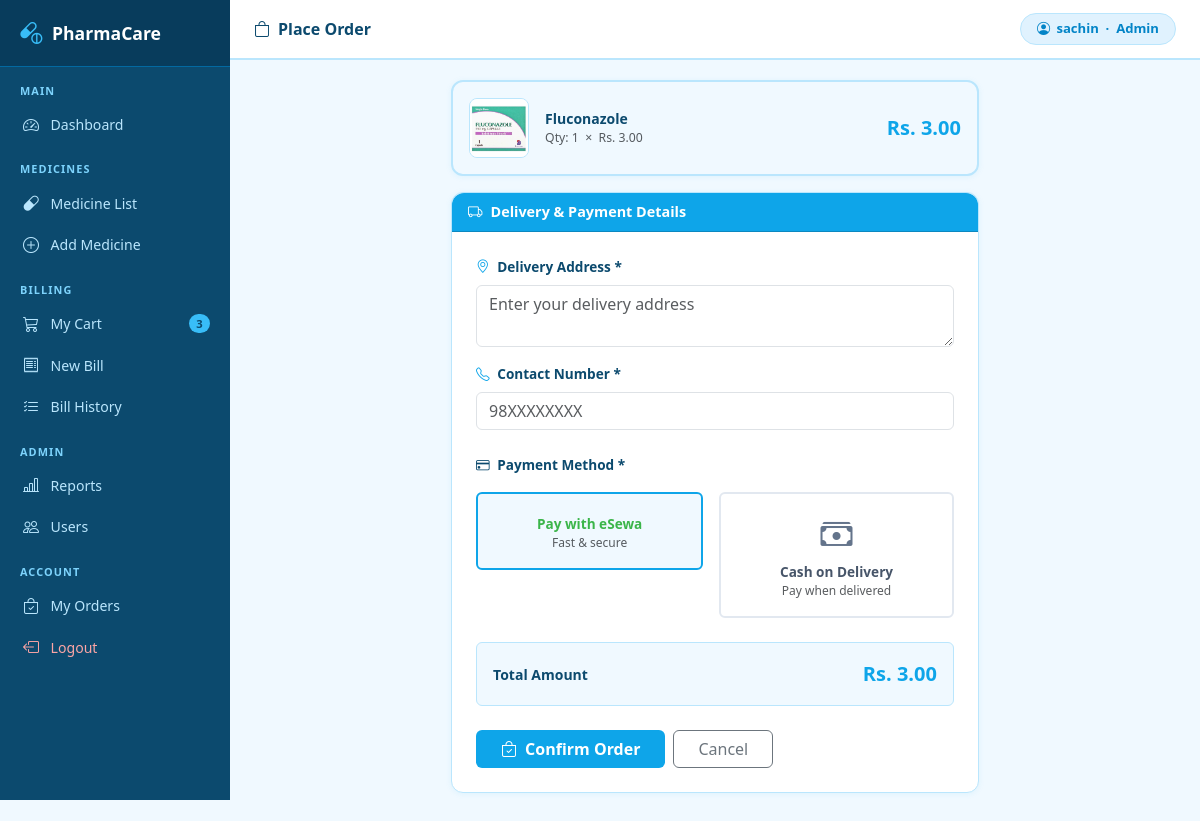
/cart/order/6/ (signed in), run on the app's committed database.
### pharmacy/models.py (models this page shows, shortened)
class User(AbstractUser):
    ROLE_CHOICES = [('admin','Admin'),('pharmacist','Pharmacist')]
    role = models.CharField(max_length=20, choices=ROLE_CHOICES, default='pharmacist')
    class Meta:
        app_label = 'pharmacy'

class CartItem(models.Model):
    user     = models.ForeignKey(User, on_delete=models.CASCADE)
    medicine = models.ForeignKey(Medicine, on_delete=models.CASCADE)
    quantity = models.PositiveIntegerField(default=1)
    added_at = models.DateTimeField(auto_now_add=True)
    class Meta:
        app_label       = 'pharmacy'
        unique_together = ('user', 'medicine')
    @property
    def subtotal(self):
        return self.medicine.price * self.quantity

class Medicine(models.Model):
    name                = models.CharField(max_length=200)
    category            = models.ForeignKey(Category, on_delete=models.SET_NULL,
                                             null=True, blank=True)
    price               = models.DecimalField(max_digits=10, decimal_places=2)
    stock_quantity      = models.PositiveIntegerField(default=0)
    expiry_date         = models.DateField()
    manufacturer        = models.DateField()
    description = models.TextField(blank=True, null=True)
    low_stock_threshold = models.PositiveIntegerField(default=10)
    image               = models.ImageField(upload_to='medicines/', blank=True, null=True)
    created_at          = models.DateTimeField(auto_now_add=True)
    updated_at          = models.DateTimeField(auto_now=True)
    class Meta:
        app_label = 'pharmacy'

### pharmacy/views.py (the view)
# urls.py: path('cart/order/<int:pk>/',views.order_now,name='order_now'),
@login_required
def order_now(request, pk):
    cart_item = get_object_or_404(CartItem, pk=pk, user=request.user)
    if request.method == 'POST':
        form = OrderForm(request.POST)
        if form.is_valid():
            data = form.cleaned_data
            order = PharmacyOrder.objects.create(
                user           = request.user,
                medicine       = cart_item.medicine,
                cart_item      = cart_item,
                quantity       = cart_item.quantity,
                total_price    = cart_item.subtotal,
                address        = data['address'],
                contact_no     = data['contact_no'],
                payment_method = data['payment_method'],
            )
            if order.payment_method == 'esewa':
                esewa_url = reverse('esewa_form')
                return redirect(f'{esewa_url}?o_id={order.id}&c_id={cart_item.id}')
            cart_item.medicine.stock_quantity -= cart_item.quantity
            cart_item.medicine.save()
            order.payment_status = 'unpaid'
            order.save()
            cart_item.delete()
            messages.success(request, "Order placed successfully!")
            return redirect('my_orders')
    else:
        form = OrderForm()
    return render(request, 'pharmacy/order_form.html', {
        'form':      form,
        'cart_item': cart_item,
    })

### pharmacy/forms.py
class OrderForm(forms.Form):
    PAYMENT_CHOICES = [
        ('esewa', 'Pay with eSewa'),
        ('cash',  'Cash on Delivery'),
    ]
    address = forms.CharField(
        widget=forms.Textarea(attrs={
            'class':       'form-control',
            'rows':        2,
            'placeholder': 'Enter your delivery address',
        }),
        label='Delivery Address'
    )
    contact_no = forms.CharField(
        max_length=15,
        widget=forms.TextInput(attrs={
            'class':       'form-control',
            'placeholder': '98XXXXXXXX',
        }),
        label='Contact Number'
    )
    payment_method = forms.ChoiceField(
        choices=PAYMENT_CHOICES,
        widget=forms.RadioSelect(),
        label='Payment Method',
        initial='esewa'
    )

### templates/pharmacy/order_form.html (shortened to what this page needs)
{% extends 'pharmacy/base.html' %}
{% block page_title %}<i class="bi bi-bag me-2"></i>Place Order{% endblock %}
{% block content %}
<div class="row justify-content-center">
<div class="col-lg-7">
    <div class="card mb-3"
         style="border:2px solid #bae6fd; background:#f0f9ff;">
        <div class="card-body d-flex align-items-center gap-3 p-3">
            {% if cart_item.medicine.image %}
            <img src="{{ cart_item.medicine.image.url }}"
                 style="width:60px; height:60px; object-fit:contain;
                        border-radius:8px; border:1px solid #bae6fd;">
            {% else %}
            <div style="width:60px; height:60px; background:#e0f2fe;
                        border-radius:8px; display:flex;
                        align-items:center; justify-content:center;">
                <i class="bi bi-capsule" style="color:#0ea5e9; font-size:1.5rem;"></i>
            </div>
            {% endif %}
            <div class="flex-grow-1">
                <div class="fw-bold" style="color:#0c4a6e;">
                    {{ cart_item.medicine.name }}
                </div>
                <div class="text-muted small">
                    Qty: {{ cart_item.quantity }} &nbsp;×&nbsp;
                    Rs. {{ cart_item.medicine.price }}
                </div>
            </div>
            <div class="fw-bold fs-5" style="color:#0ea5e9;">
                Rs. {{ cart_item.subtotal }}
            </div>
        </div>
    </div>
    <div class="card">
        <div class="card-header text-white"
             style="background:#0ea5e9;">
            <i class="bi bi-truck me-2"></i>Delivery & Payment Details
        </div>
        <div class="card-body p-4">
            <form method="POST">
                <div class="mb-3">
                    <label class="form-label">
                        <i class="bi bi-geo-alt me-1" style="color:#0ea5e9;"></i>
                        Delivery Address *
                    </label>
                    {{ form.address }}
                </div>
                <div class="mb-4">
                    <label class="form-label">
                        <i class="bi bi-telephone me-1" style="color:#0ea5e9;"></i>
                        Contact Number *
                    </label>
                    {{ form.contact_no }}
                </div>
                <div class="mb-4">
                    <label class="form-label fw-semibold"
                           style="color:#0c4a6e;">
                        <i class="bi bi-credit-card me-1"></i>
                        Payment Method *
                    </label>
                    <div class="d-flex gap-3 mt-2">
                        <label class="flex-fill" style="cursor:pointer;">
                            <div class="p-3 rounded text-center"
                                 id="esewa_box"
                                 style="border:2px solid #0ea5e9;
                                        background:#f0f9ff;">
                                <div class="fw-bold mt-1" style="color:#3bb54a; font-size:0.85rem;">
                                    Pay with eSewa
                                </div>
                                <div class="text-muted" style="font-size:0.75rem;">
                                    Fast & secure
                                </div>
                            </div>
                        </label>
                        <label class="flex-fill" style="cursor:pointer;">
                            <div class="p-3 rounded text-center"
                                 id="cash_box"
                                 style="border:2px solid #e2e8f0;
                                        background:#fff;">
                                <i class="bi bi-cash-stack"
                                   style="font-size:2rem; color:#64748b;"></i>
                                <div class="fw-bold mt-1"
                                     style="color:#475569; font-size:0.85rem;">
                                    Cash on Delivery
                                </div>
                                <div class="text-muted" style="font-size:0.75rem;">
                                    Pay when delivered
                                </div>
                            </div>
                        </label>
                    </div>
                </div>
                <div class="d-flex justify-content-between align-items-center
                            p-3 rounded mb-4"
                     style="background:#f0f9ff; border:1px solid #bae6fd;">
                    <span class="fw-semibold" style="color:#0c4a6e;">
                        Total Amount
                    </span>
                    <span class="fw-bold fs-5" style="color:#0ea5e9;">
                        Rs. {{ cart_item.subtotal }}
                    </span>
                </div>
                <div class="d-flex gap-2">
                    <button type="submit"
                            class="btn text-white px-4 fw-semibold"
                            style="background:#0ea5e9;">
                        <i class="bi bi-bag-check me-2"></i>Confirm Order
                    </button>
                    <a href="{% url 'cart' %}"
                       class="btn btn-outline-secondary px-4">
                        Cancel
                    </a>
                </div>
            </form>
        </div>
    </div>
</div>
</div>
{% endblock %}

### templates/pharmacy/base.html (shortened to what this page needs)
<!DOCTYPE html>
<html lang="en">
<head>
    <link href="https://cdn.jsdelivr.net/npm/bootstrap@5.3.0/dist/css/bootstrap.min.css" rel="stylesheet">
    <link href="https://cdn.jsdelivr.net/npm/bootstrap-icons@1.11.0/font/bootstrap-icons.css" rel="stylesheet">
</head>
<body>
{% if user.is_authenticated %}
<div class="sidebar">
    <div class="sidebar-brand">
        <i class="bi bi-capsule-pill"></i>
        PharmaCare
    </div>
    <div class="nav-section">Main</div>
    <a href="{% url 'dashboard' %}"
       class="nav-link {% if request.resolver_match.url_name == 'dashboard' %}active{% endif %}">
        <i class="bi bi-speedometer2"></i> Dashboard
    </a>
    <div class="nav-section">Medicines</div>
    <a href="{% url 'medicine_list' %}"
       class="nav-link {% if 'medicine' in request.resolver_match.url_name %}active{% endif %}">
        <i class="bi bi-capsule"></i> Medicine List
    </a>
    {% if user.role == 'admin' %}
    <a href="{% url 'medicine_add' %}"
       class="nav-link">
        <i class="bi bi-plus-circle"></i> Add Medicine
    </a>
    {% endif %}
    <div class="nav-section">Billing</div>
    <a href="{% url 'cart' %}"
       class="nav-link {% if request.resolver_match.url_name == 'cart' %}active{% endif %}">
        <i class="bi bi-cart3"></i> My Cart
        {% with count=request.user.cartitem_set.count %}
        {% if count > 0 %}
        <span class="badge rounded-pill ms-auto"
              style="background:#38bdf8; color:#0c4a6e; font-size:0.7rem;">
            {{ count }}
        </span>
        {% endif %}
        {% endwith %}
    </a>
    <a href="{% url 'create_bill' %}"
       class="nav-link {% if request.resolver_match.url_name == 'create_bill' %}active{% endif %}">
        <i class="bi bi-receipt"></i> New Bill
    </a>
    <a href="{% url 'bill_list' %}"
       class="nav-link {% if request.resolver_match.url_name == 'bill_list' %}active{% endif %}">
        <i class="bi bi-list-check"></i> Bill History
    </a>
    {% if user.role == 'admin' %}
    <div class="nav-section">Admin</div>
    <a href="{% url 'reports' %}"
       class="nav-link {% if request.resolver_match.url_name == 'reports' %}active{% endif %}">
        <i class="bi bi-bar-chart-line"></i> Reports
    </a>
    <a href="{% url 'user_list' %}"
       class="nav-link {% if 'user' in request.resolver_match.url_name %}active{% endif %}">
        <i class="bi bi-people"></i> Users
    </a>
    {% endif %}
    <div class="nav-section">Account</div>
<a href="{% url 'my_orders' %}"
   class="nav-link {% if request.resolver_match.url_name == 'my_orders' %}active{% endif %}">
    <i class="bi bi-bag-check"></i> My Orders
</a>
<a href="{% url 'logout' %}" class="nav-link" style="color:#fca5a5;">
    <i class="bi bi-box-arrow-left"></i> Logout
</a>
</div>
<div class="topbar">
    <span class="topbar-title">
        {% block page_title %}Dashboard{% endblock %}
    </span>
    <div class="user-pill">
        <i class="bi bi-person-circle"></i>
        {{ user.username }} &nbsp;·&nbsp; {{ user.role|title }}
    </div>
</div>
<div class="main">
    {% block content %}{% endblock %}
</div>
{% else %}
    {% block auth_content %}{% endblock %}
{% endif %}
</body>
</html>

### templates/pharmacy/base.html (style rules this page uses)
:root { --sky: #0ea5e9; --sky-dark: #0284c7; --sky-light: #e0f2fe; --sky-mid: #bae6fd; --sidebar-w: 230px; --topbar-h: 60px; }
* { box-sizing: border-box; }
body { background: #f0f9ff; font-family: 'Segoe UI', sans-serif; font-size: 14px; }
.sidebar { position: fixed; top: 0; left: 0; width: var(--sidebar-w); height: 100vh; background: #0c4a6e; overflow-y: auto; z-index: 200; }
.sidebar-brand { background: #083c5c; padding: 1rem 1.25rem; display: flex; align-items: center; gap: 0.6rem; color: #fff; font-size: 1.1rem; font-weight: 700; border-bottom: 1px solid #0369a1; }
.sidebar-brand i { color: #38bdf8; font-size: 1.4rem; }
.nav-section { color: #7dd3fc; font-size: 0.68rem; font-weight: 600; text-transform: uppercase; letter-spacing: 0.1em; padding: 1rem 1.25rem 0.3rem; }
.sidebar .nav-link { color: #bae6fd; padding: 0.55rem 1.25rem; display: flex; align-items: center; gap: 0.6rem; font-size: 0.88rem; border-left: 3px solid transparent; transition: all 0.15s; }
.sidebar .nav-link i { font-size: 1rem; width: 18px; }
.topbar { position: fixed; top: 0; left: var(--sidebar-w); right: 0; height: var(--topbar-h); background: #fff; border-bottom: 2px solid var(--sky-mid); display: flex; align-items: center; justify-content: space-between; padding: 0 1.5rem; z-index: 100; }
.topbar-title { font-weight: 700; font-size: 1rem; color: #0c4a6e; }
.user-pill { background: var(--sky-light); color: var(--sky-dark); border: 1px solid var(--sky-mid); border-radius: 50px; padding: 0.3rem 1rem; font-size: 0.82rem; font-weight: 600; display: flex; align-items: center; gap: 0.4rem; }
.main { margin-left: var(--sidebar-w); padding-top: calc(var(--topbar-h) + 1.25rem); padding-left: 1.5rem; padding-right: 1.5rem; padding-bottom: 2rem; min-height: 100vh; }
.card { border: 1px solid var(--sky-mid); border-radius: 12px; box-shadow: 0 1px 6px rgba(14,165,233,0.08); }
.card-header { border-radius: 12px 12px 0 0 !important; font-weight: 600; font-size: 0.9rem; }
.form-label { font-weight: 600; font-size: 0.85rem; color: #0c4a6e; }

### data on the page
User: username "sachin", role "Admin"
CartItem: medicine.image (picture), medicine.name "Fluconazole", quantity "1", medicine.price "3.00", subtotal "3.00"

### other printed values
{{ count }} "3"
